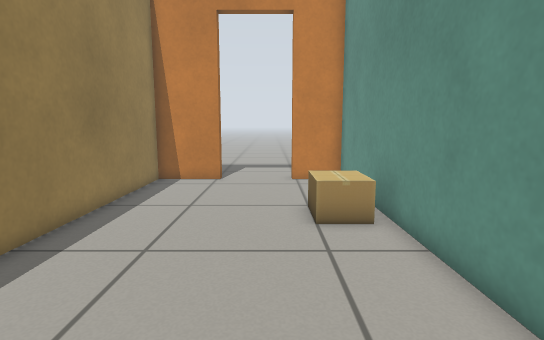
[1] (above)

16 first-person views from a walk through a robot-simulator world made for Gazebo. The camera is 0.68 m above the floor, tilts 8° down and sees 80° across. The floor is counted in squares, 0.25 m on a side. Each view is taken from the middle of a square. On the plan, view 1 faces up. The plan holds only what a view shows up to about 20 squares ahead; the rest is blank.

[2]
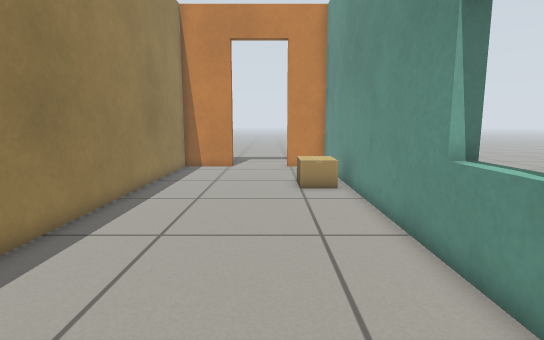

[3]
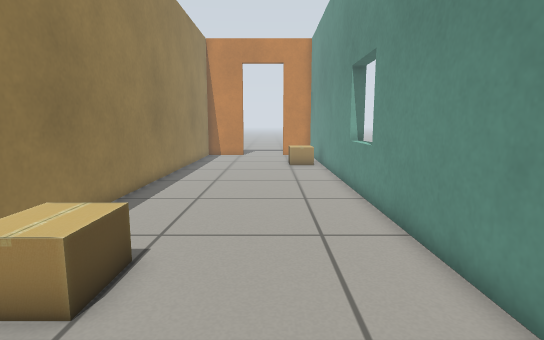

[4]
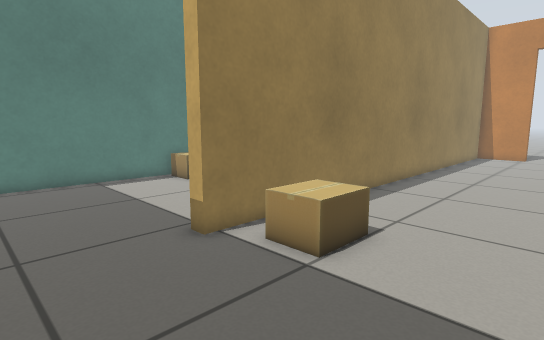

[5]
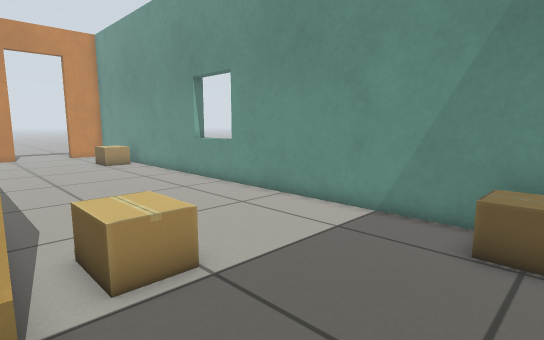

[6]
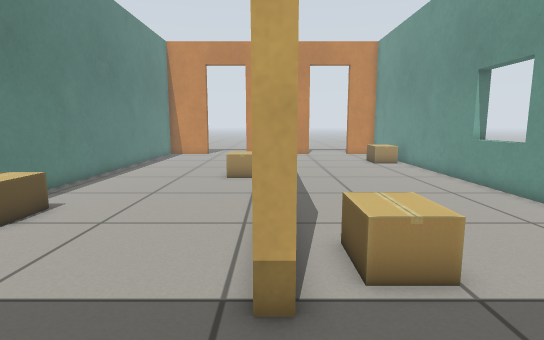

[7]
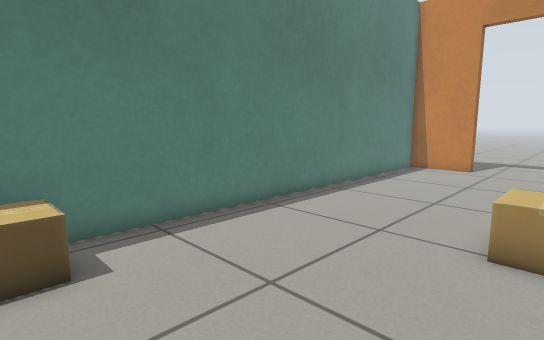

[8]
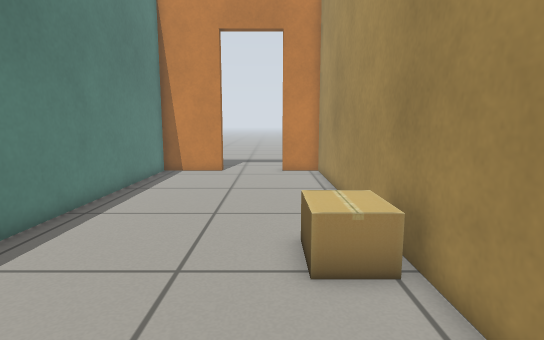

[9]
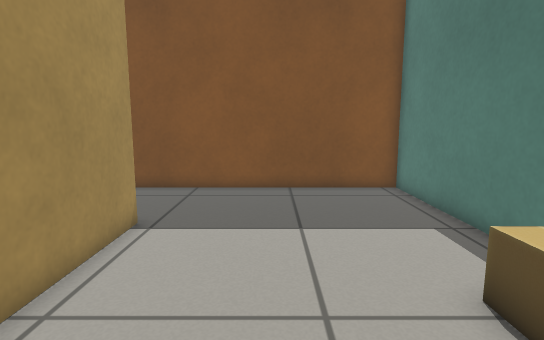

[10]
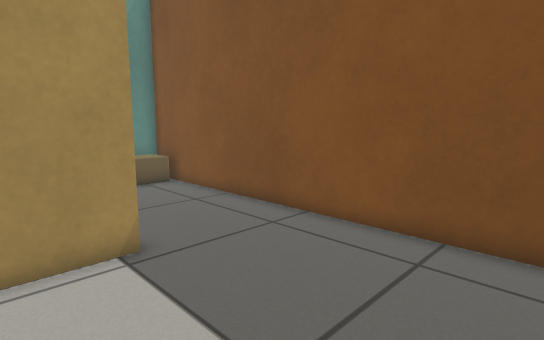

[11]
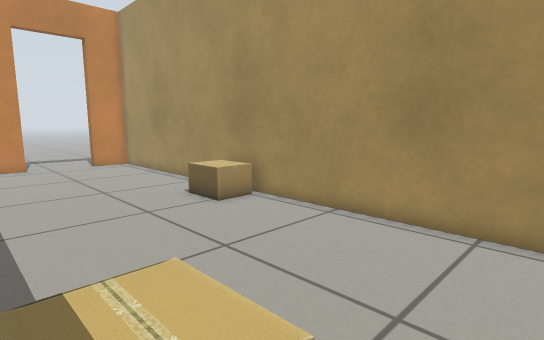

[12]
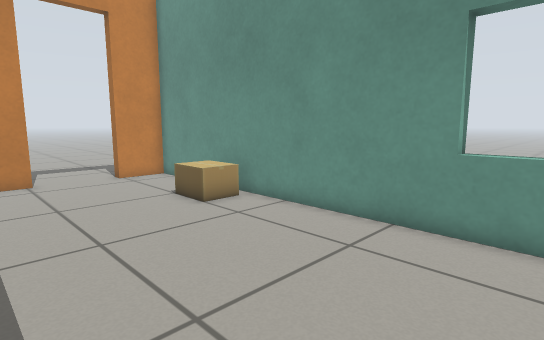

[13]
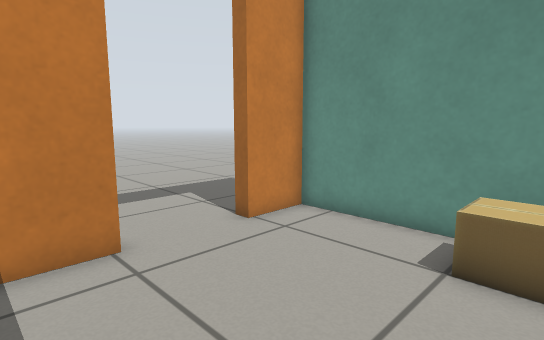

[14]
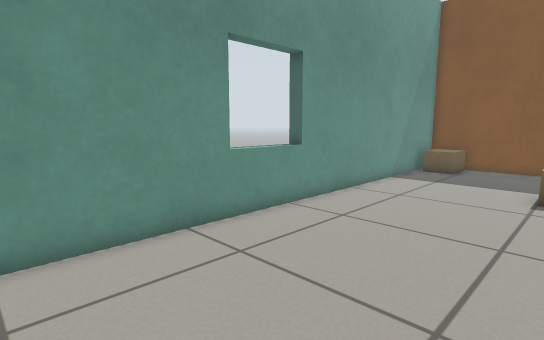

[15]
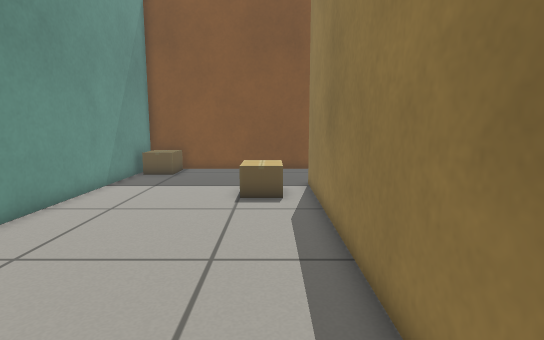

[16]
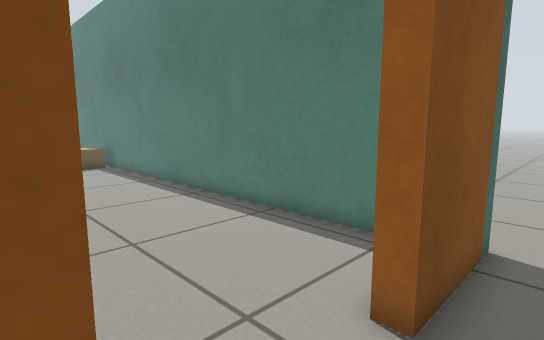

### Floor plan
Ten units are one square. View 1 is at (0, 0); x grows to the right and y downward. Boxes are objects, and circles mark ways between rooms. Rooms are numbered by the first view taken in them; rooms with no view inside come last. Other rooms are left out.
<svg viewBox="-165 -175 210 328">
<path fill="none" stroke="#000" d="M34 19 40 19M-65 148 34 148 34 -160 10 -160M-26 -160 -57 -160 -57 97 -63 97M-154 57 -154 148 -65 148M-63 97 -63 -160 -84 -160M-120 -160 -154 -160 -154 34M-160 -166 -120 -166"/>
<rect x="-45" y="65" width="20" height="30" fill="#bbb"><title>cardboard box</title></rect>
<rect x="5" y="-105" width="30" height="20" fill="#bbb"><title>cardboard box</title></rect>
<rect x="15" y="125" width="20" height="20" fill="#bbb"><title>cardboard box</title></rect>
<rect x="-155" y="35" width="30" height="30" fill="#bbb"><title>cardboard box</title></rect>
<rect x="-85" y="-45" width="20" height="20" fill="#bbb"><title>cardboard box</title></rect>
<circle cx="-60" cy="120" r="3" fill="#2a7"/>
<circle cx="-5" cy="-160" r="3" fill="#2a7"/>
<circle cx="-105" cy="-160" r="3" fill="#2a7"/>
<text x="-10" y="0">1</text>
<text x="-110" y="-10">2</text>
<text x="-60" y="-170">3</text>
</svg>
Room 1 opens to room 2. Room 1 opens to room 3. Room 2 opens to room 3.

Where each view was taken, in squares from view 1:
view 1: 0 up, 0 right, facing up
view 2: 5 down, 0 right, facing up
view 3: 13 down, 0 right, facing up
view 4: 14 down, 1 right, facing up-left
view 5: 14 down, 6 left, facing up-right
view 6: 14 down, 6 left, facing up
view 7: 5 down, 7 left, facing up-left
view 8: 3 down, 9 left, facing up
view 9: 1 down, 10 left, facing down
view 10: 7 down, 13 left, facing down-right
view 11: 7 down, 15 left, facing up-right
view 12: 1 down, 5 left, facing up-right
view 13: 9 up, 5 left, facing up-right
view 14: 7 up, 4 left, facing down-right
view 15: 5 up, 4 left, facing down
view 16: 18 up, 8 left, facing down-left
